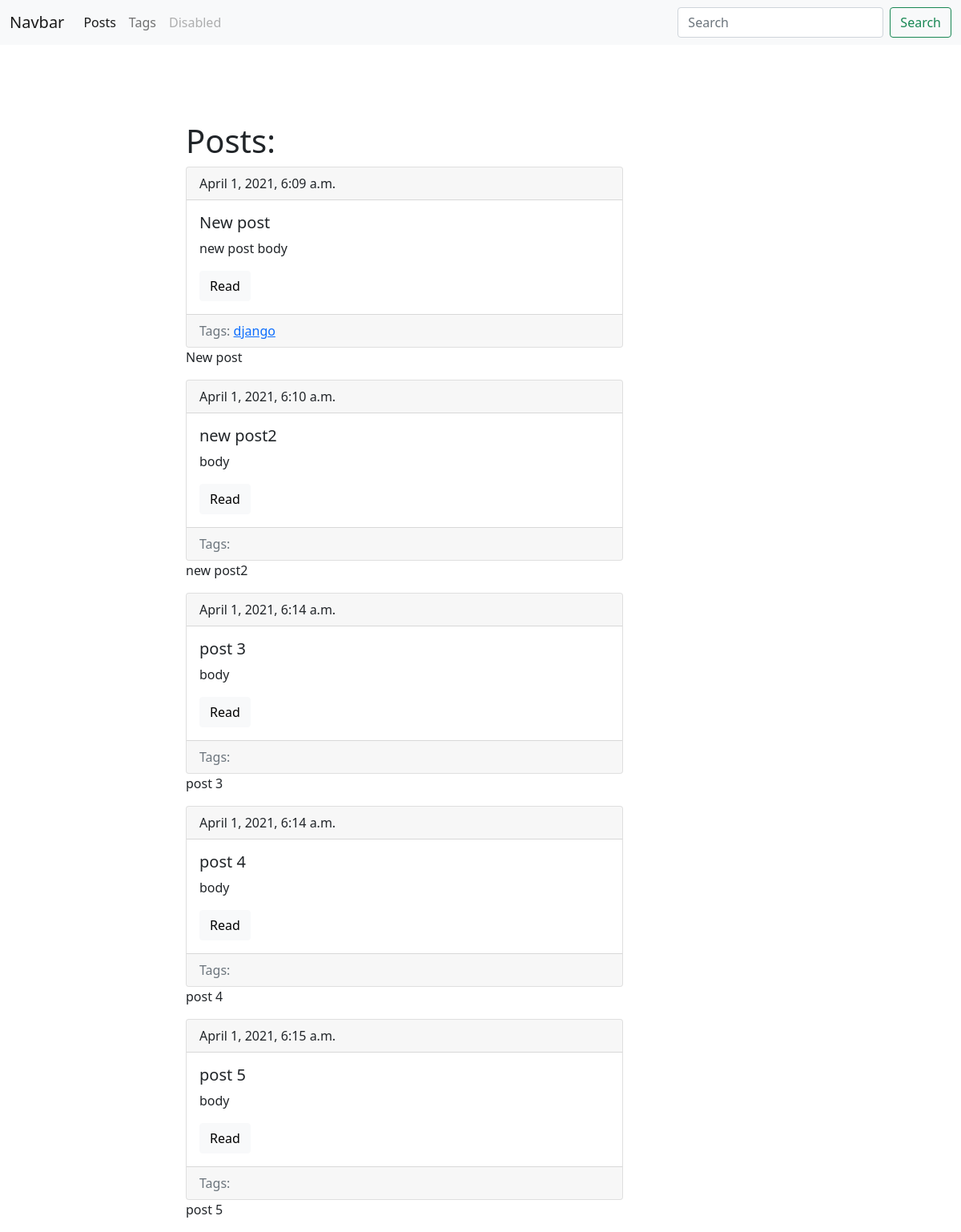
Screenshot of /blog/ with the database file from the repository.
### blog/models.py (models this page shows, shortened)
class Post(models.Model):
    title = models.CharField(max_length=150, db_index=True)
    slug = models.SlugField(max_length=150, unique=True)
    body = models.TextField(blank=True, db_index=True)
    tags = models.ManyToManyField('Tag', blank=True, related_name='posts')
    date_pub = models.DateTimeField(auto_now_add=True)
    def get_absolute_url(self):
        return reverse('post_detail_url', kwargs={'slug': self.slug })

class Tag(models.Model):
    title = models.CharField(max_length=100)
    slug = models.SlugField(max_length=50)
    def get_absolute_url(self):
        return reverse('tag_detail_url', kwargs={'slug': self.slug })

### blog/views.py (the view)
# urls.py: path('', posts_list, name='posts_list_url'),
def posts_list(request):
    posts = Post.objects.all()
    return render(request, 'blog/index.html', context={'posts': posts})

### blog/templates/blog/index.html (shortened to what this page needs)
{% extends 'blog/base_blog.html' %}
{% block content%}
<h1 class="mt-5" > Posts: </h1>
  {% for post in posts %}
    {% include 'blog/includes/post_card_template.html' %}
        <p> {{ post.title }}</p>
    {% endfor %}
{% endblock %}

### blog/templates/blog/base_blog.html
{% extends 'base.html' %}

### templates/base.html (shortened to what this page needs)
<!DOCTYPE html>
<html lang="en">
<head>
    <link href="https://cdn.jsdelivr.net/npm/bootstrap@5.0.0-beta3/dist/css/bootstrap.min.css" rel="stylesheet">
</head>
<body>
<nav class="navbar navbar-expand-lg navbar-light bg-light" style="background-color: #1895f5;">
  <div class="container-fluid">
    <a class="navbar-brand" href="#">Navbar</a>
    <div class="collapse navbar-collapse" id="navbarSupportedContent">
      <ul class="navbar-nav me-auto mb-2 mb-lg-0">
        <li class="nav-item">
          <a class="nav-link active" aria-current="page" href="{% url 'posts_list_url' %}">Posts</a>
        </li>
        <li class="nav-item">
          <a class="nav-link" href="{% url 'tags_list_url' %}">Tags</a>
        </li>
        <li class="nav-item">
          <a class="nav-link disabled" href="#" tabindex="-1" aria-disabled="true">Disabled</a>
        </li>
      </ul>
      <form class="d-flex">
        <input class="form-control me-2" type="search" placeholder="Search" aria-label="Search">
        <button class="btn btn-outline-success" type="submit">Search</button>
      </form>
    </div>
  </div>
</nav>
<div class="container mt-5">
    <div class="row">
        <div class="col-6 offset-md-2">
            {% block content%}{% endblock %}
        </div>
    </div>
</div>
</body>
</html>

### blog/templates/blog/includes/post_card_template.html
<div class="card">
      <div class="card-header">
        {{ post.date_pub }}
      </div>
      <div class="card-body">
        <h5 class="card-title">{{ post.title }}</h5>
        <p class="card-text">{{ post.body|truncatewords:15}}</p>
        <a href="{{ post.get_absolute_url }}" class="btn btn-light">Read</a>
      </div>
    <div class="card-footer text-muted">
    Tags:
        {% for tag in post.tags.all %}
        <a href="{{ tag.get_absolute_url }}">{{ tag.title }}</a>
        {% endfor %}
  </div>
    </div>

### rows the page displays
Post: date_pub "April 1, 2021, 6:09 a.m.", title "New post", body "new post body"
Tag: title "django"
Post: date_pub "April 1, 2021, 6:10 a.m.", title "new post2", body "body"
Post: date_pub "April 1, 2021, 6:14 a.m.", title "post 3", body "body"
Post: date_pub "April 1, 2021, 6:14 a.m.", title "post 4", body "body"
Post: date_pub "April 1, 2021, 6:15 a.m.", title "post 5", body "body"
